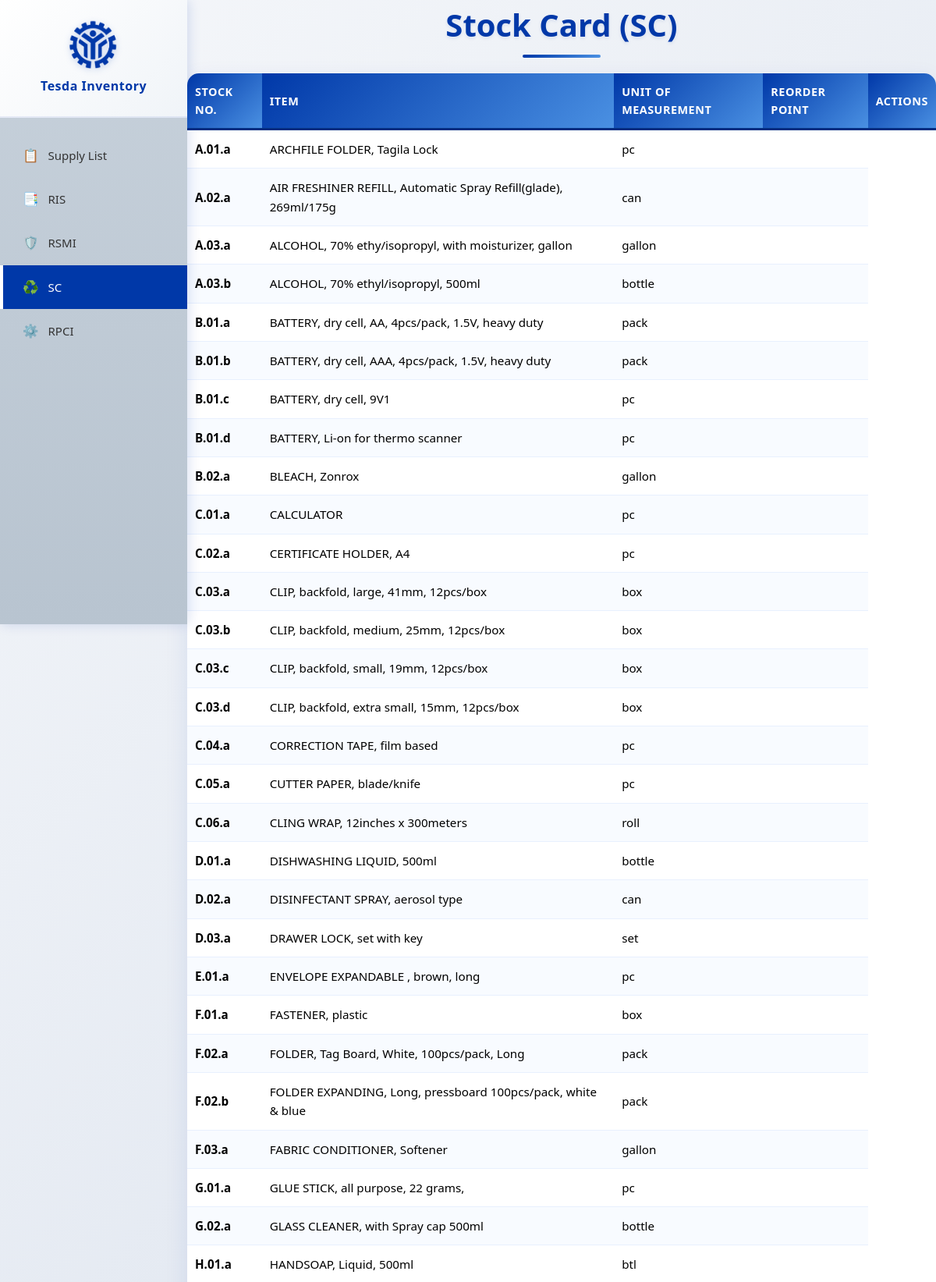
Page /SC.php (upper part) on the committed database.
### tables this page shows
CREATE TABLE `items` (
  `item_id` int(11) NOT NULL,
  `stock_number` varchar(50) DEFAULT NULL,
  `description` varchar(255) DEFAULT NULL,
  `unit` varchar(50) DEFAULT NULL,
  `reorder_point` int(11) DEFAULT NULL,
  `unit_cost` decimal(10,2) DEFAULT NULL,
  `quantity_on_hand` int(11) DEFAULT 0
);

### SC.php (the view, shortened to what this page needs)
<?php include 'sidebar.php'; ?>
<!DOCTYPE html>
<html lang="en">
<head>
    <link rel="stylesheet" href="css/styles.css?v=<?= time() ?>">
    <link href="https://cdnjs.cloudflare.com/ajax/libs/font-awesome/6.0.0/css/all.min.css" rel="stylesheet">
</head>
<body class="SC-Page">
<div class="table_content">
    <h2> Stock Card (SC)</h2>
    <table>
        <thead>
            <tr>
                <th><i class=""></i> Stock No.</th>
                <th><i class=""></i> Item</th>
                <th><i class=""></i> Unit of Measurement</th>
                <th><i class=""></i> Reorder Point</th>
                <th><i class=""></i> Actions</th>
            </tr>
        </thead>
        <tbody>
            <?php
            require 'config.php';
                $sql = "SELECT * FROM items ORDER BY stock_number ASC";
                $result = $conn->query($sql);
                if ($result->num_rows > 0) {
                    while ($row = $result->fetch_assoc()) {
                        echo "<tr data-id='{$row['item_id']}'>
                            <td><strong>{$row['stock_number']}</strong></td>
                            <td>{$row['description']}</td>
                            <td>{$row['unit']}</td>
                            <td>{$row['reorder_point']}
                        </tr>";
                }
            } else {
                echo '<tr><td colspan="5">
                        <i class="fas fa-inbox"></i> No RIS records found.
                      </td></tr>';
            }
            ?>
        </tbody>
    </table>
</div>
</body>
</html>

### css/styles.css (style rules this page uses)
:root { --primary-blue: #0038a8; --secondary-blue: #4a90e2; --light-blue: #74b9ff; --dark-blue: #002d80; --accent-blue: #3a7bc8; --sidebar-bg: #c7d1db; --sidebar-hover: #014080; --background-gradient: linear-gradient(135deg, #f5f7fa 0%, #c3cfe2 100%); --blue-gradient: linear-gradient(135deg, var(--primary-blue) 0%, var(--secondary-blue) 100%); --blue-gradient-hover: linear-gradient(135deg, var(--dark-blue) 0%, var(--accent-blue) 100%); --white: #ffffff; --light-gray: #f8fbff; --border-gray: #e8f0fe; --text-gray: #666; --shadow-blue: rgba(0, 56, 168, 0.1); --shadow-blue-hover: rgba(0, 56, 168, 0.3); --sidebar-width: 240px; }
* { margin: 0; padding: 0; box-sizing: border-box; }
body { font-family: 'Segoe UI', Tahoma, Geneva, Verdana, sans-serif; background: var(--background-gradient); min-height: 100vh; line-height: 1.6; margin-left: var(--sidebar-width); }
h2 { color: #0038a8; font-size: 2.5rem; font-weight: 700; margin-bottom: 30px; text-align: center; text-shadow: 0 2px 4px rgba(0, 56, 168, 0.1); position: relative; }
h2::after { content: ''; position: absolute; bottom: -10px; left: 50%; transform: translateX(-50%); width: 100px; height: 4px; background: linear-gradient(90deg, #0038a8, #4a90e2); border-radius: 2px; }
table { width: 100%; border-collapse: collapse; background: white; border-radius: 15px; overflow: hidden; box-shadow: 0 10px 30px rgba(0, 56, 168, 0.1); margin-bottom: 30px; }
th { background: linear-gradient(135deg, #0038a8 0%, #4a90e2 100%); color: white; padding: 20px 15px; text-align: left; font-weight: 600; text-transform: uppercase; letter-spacing: 0.5px; font-size: 0.9rem; border-bottom: 3px solid #002d80; }
td { padding: 18px 15px; border-bottom: 1px solid #e8f0fe; vertical-align: middle; font-size: 0.95rem; }
tr:nth-child(even) { background-color: #f8fbff; }
@media (max-width: 1200px) { table { font-size: 0.9rem; } }
@media (max-width: 1200px) { th, td { padding: 12px 10px; } }
tbody tr { transition: all 0.3s ease; }

### rows in the picture
items: stock_number "A.01.a", description "ARCHFILE FOLDER, Tagila Lock", unit "pc"
items: stock_number "A.02.a", description "AIR FRESHINER REFILL, Automatic Spray Refill(glade), 269ml/175g", unit "can"
items: stock_number "A.03.a", description "ALCOHOL, 70% ethy/isopropyl, with moisturizer, gallon", unit "gallon"
items: stock_number "A.03.b", description "ALCOHOL, 70% ethyl/isopropyl, 500ml", unit "bottle"
items: stock_number "B.01.a", description "BATTERY, dry cell, AA, 4pcs/pack, 1.5V, heavy duty", unit "pack"
items: stock_number "B.01.b", description "BATTERY, dry cell, AAA, 4pcs/pack, 1.5V, heavy duty", unit "pack"
items: stock_number "B.01.c", description "BATTERY, dry cell, 9V1", unit "pc"
items: stock_number "B.01.d", description "BATTERY, Li-on for thermo scanner", unit "pc"
items: stock_number "B.02.a", description "BLEACH, Zonrox", unit "gallon"
items: stock_number "C.01.a", description "CALCULATOR", unit "pc"
items: stock_number "C.02.a", description "CERTIFICATE HOLDER, A4", unit "pc"
items: stock_number "C.03.a", description "CLIP, backfold, large, 41mm, 12pcs/box", unit "box"
items: stock_number "C.03.b", description "CLIP, backfold, medium, 25mm, 12pcs/box", unit "box"
items: stock_number "C.03.c", description "CLIP, backfold, small, 19mm, 12pcs/box", unit "box"
items: stock_number "C.03.d", description "CLIP, backfold, extra small, 15mm, 12pcs/box", unit "box"
items: stock_number "C.04.a", description "CORRECTION TAPE, film based", unit "pc"
items: stock_number "C.05.a", description "CUTTER PAPER, blade/knife", unit "pc"
items: stock_number "C.06.a", description "CLING WRAP, 12inches x 300meters", unit "roll"
items: stock_number "D.01.a", description "DISHWASHING LIQUID, 500ml", unit "bottle"
items: stock_number "D.02.a", description "DISINFECTANT SPRAY, aerosol type", unit "can"
items: stock_number "D.03.a", description "DRAWER LOCK, set with key", unit "set"
items: stock_number "E.01.a", description "ENVELOPE EXPANDABLE , brown, long", unit "pc"
items: stock_number "F.01.a", description "FASTENER, plastic", unit "box"
items: stock_number "F.02.a", description "FOLDER, Tag Board, White, 100pcs/pack, Long", unit "pack"
items: stock_number "F.02.b", description "FOLDER EXPANDING, Long, pressboard 100pcs/pack, white & blue", unit "pack"
items: stock_number "F.03.a", description "FABRIC CONDITIONER, Softener", unit "gallon"
items: stock_number "G.01.a", description "GLUE STICK, all purpose, 22 grams,", unit "pc"
items: stock_number "G.02.a", description "GLASS CLEANER, with Spray cap 500ml", unit "bottle"
items: stock_number "H.01.a", description "HANDSOAP, Liquid, 500ml", unit "btl"
